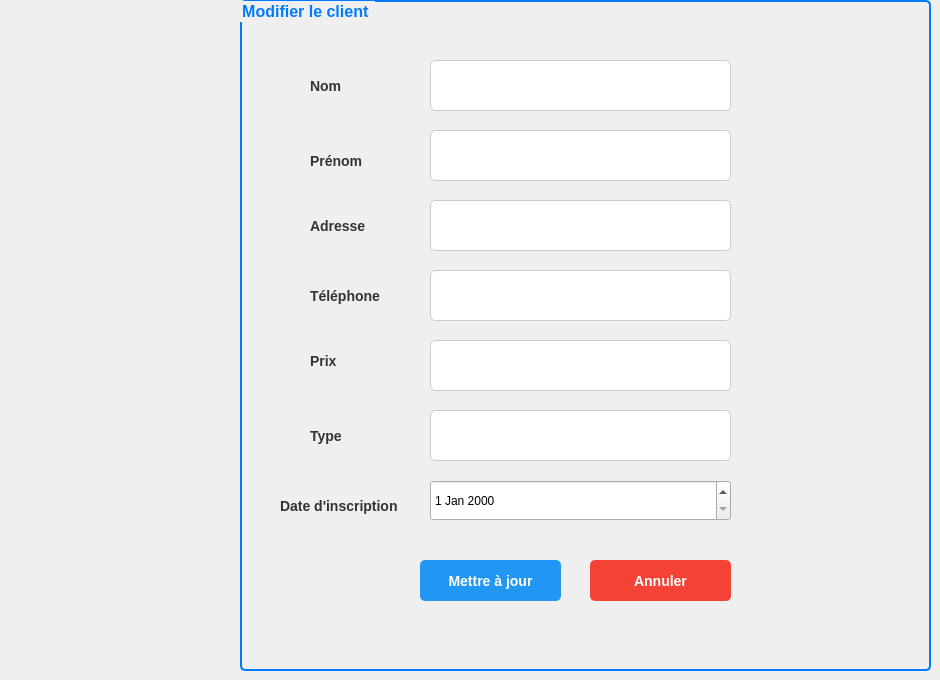
    <widget class="QWidget" name="page_3">
     <widget class="QGroupBox" name="groupBox_2">
      <property name="geometry">
       <rect>
        <x>240</x>
        <y>0</y>
        <width>691</width>
        <height>671</height>
       </rect>
      </property>
      <property name="styleSheet">
       <string notr="true">QGroupBox {
    border: 2px solid #007bff;
    border-radius: 5px;
    padding: 10px;
    font-size: 16px;
    font-weight: bold;
    color: #007bff;
}
</string>
      </property>
      <property name="title">
       <string>Modifier le client </string>
      </property>
      <widget class="QLineEdit" name="lineEdit_nom_modifier">
       <property name="geometry">
        <rect>
         <x>190</x>
         <y>60</y>
         <width>301</width>
         <height>51</height>
        </rect>
       </property>
       <property name="styleSheet">
        <string notr="true">QLineEdit {
    background-color: #ffffff; /* Fond blanc */
    border: 1px solid #cccccc; /* Bordure grise */
    border-radius: 5px; /* Coins arrondis */
    padding: 8px; /* Espace intérieur */
    font-size: 14px; /* Taille de la police */
    color: #333333; /* Couleur du texte gris foncé */
}

QLineEdit:focus {
    border: 2px solid #2196f3; /* Bordure bleue lorsqu'il est sélectionné */
}</string>
       </property>
       <property name="text">
        <string/>
       </property>
      </widget>
      <widget class="QLineEdit" name="lineEdit_prenom_modifier">
       <property name="geometry">
        <rect>
         <x>190</x>
         <y>130</y>
         <width>301</width>
         <height>51</height>
        </rect>
       </property>
       <property name="styleSheet">
        <string notr="true">QLineEdit {
    background-color: #ffffff; /* Fond blanc */
    border: 1px solid #cccccc; /* Bordure grise */
    border-radius: 5px; /* Coins arrondis */
    padding: 8px; /* Espace intérieur */
    font-size: 14px; /* Taille de la police */
    color: #333333; /* Couleur du texte gris foncé */
}

QLineEdit:focus {
    border: 2px solid #2196f3; /* Bordure bleue lorsqu'il est sélectionné */
}</string>
       </property>
       <property name="text">
        <string/>
       </property>
      </widget>
      <widget class="QLineEdit" name="lineEdit_prix_modifier">
       <property name="geometry">
        <rect>
         <x>190</x>
         <y>340</y>
         <width>301</width>
         <height>51</height>
        </rect>
       </property>
       <property name="styleSheet">
        <string notr="true">QLineEdit {
    background-color: #ffffff; /* Fond blanc */
    border: 1px solid #cccccc; /* Bordure grise */
    border-radius: 5px; /* Coins arrondis */
    padding: 8px; /* Espace intérieur */
    font-size: 14px; /* Taille de la police */
    color: #333333; /* Couleur du texte gris foncé */
}

QLineEdit:focus {
    border: 2px solid #2196f3; /* Bordure bleue lorsqu'il est sélectionné */
}</string>
       </property>
       <property name="text">
        <string/>
       </property>
      </widget>
      <widget class="QLineEdit" name="lineEdit_tel_modifier">
       <property name="geometry">
        <rect>
         <x>190</x>
         <y>270</y>
         <width>301</width>
         <height>51</height>
        </rect>
       </property>
       <property name="styleSheet">
        <string notr="true">QLineEdit {
    background-color: #ffffff; /* Fond blanc */
    border: 1px solid #cccccc; /* Bordure grise */
    border-radius: 5px; /* Coins arrondis */
    padding: 8px; /* Espace intérieur */
    font-size: 14px; /* Taille de la police */
    color: #333333; /* Couleur du texte gris foncé */
}

QLineEdit:focus {
    border: 2px solid #2196f3; /* Bordure bleue lorsqu'il est sélectionné */
}</string>
       </property>
       <property name="text">
        <string/>
       </property>
      </widget>
      <widget class="QLineEdit" name="lineEdit_adresse_modifier">
       <property name="geometry">
        <rect>
         <x>190</x>
         <y>200</y>
         <width>301</width>
         <height>51</height>
        </rect>
       </property>
       <property name="styleSheet">
        <string notr="true">QLineEdit {
    background-color: #ffffff; /* Fond blanc */
    border: 1px solid #cccccc; /* Bordure grise */
    border-radius: 5px; /* Coins arrondis */
    padding: 8px; /* Espace intérieur */
    font-size: 14px; /* Taille de la police */
    color: #333333; /* Couleur du texte gris foncé */
}

QLineEdit:focus {
    border: 2px solid #2196f3; /* Bordure bleue lorsqu'il est sélectionné */
}</string>
       </property>
       <property name="text">
        <string/>
       </property>
      </widget>
      <widget class="QLineEdit" name="lineEdit_type_modifier">
       <property name="geometry">
        <rect>
         <x>190</x>
         <y>410</y>
         <width>301</width>
         <height>51</height>
        </rect>
       </property>
       <property name="styleSheet">
        <string notr="true">QLineEdit {
    background-color: #ffffff; /* Fond blanc */
    border: 1px solid #cccccc; /* Bordure grise */
    border-radius: 5px; /* Coins arrondis */
    padding: 8px; /* Espace intérieur */
    font-size: 14px; /* Taille de la police */
    color: #333333; /* Couleur du texte gris foncé */
}

QLineEdit:focus {
    border: 2px solid #2196f3; /* Bordure bleue lorsqu'il est sélectionné */
}</string>
       </property>
       <property name="text">
        <string/>
       </property>
      </widget>
      <widget class="QLabel" name="label_23">
       <property name="geometry">
        <rect>
         <x>70</x>
         <y>60</y>
         <width>111</width>
         <height>51</height>
        </rect>
       </property>
       <property name="styleSheet">
        <string notr="true">QLabel {
    font-size: 14px; /* Taille de la police */
    font-weight: bold; /* Texte en gras */
    color: #333333; /* Couleur du texte gris foncé */
}</string>
       </property>
       <property name="text">
        <string>Nom</string>
       </property>
      </widget>
      <widget class="QLabel" name="label_24">
       <property name="geometry">
        <rect>
         <x>70</x>
         <y>140</y>
         <width>111</width>
         <height>41</height>
        </rect>
       </property>
       <property name="styleSheet">
        <string notr="true">QLabel {
    font-size: 14px; /* Taille de la police */
    font-weight: bold; /* Texte en gras */
    color: #333333; /* Couleur du texte gris foncé */
}</string>
       </property>
       <property name="text">
        <string>Prénom</string>
       </property>
      </widget>
      <widget class="QLabel" name="label_25">
       <property name="geometry">
        <rect>
         <x>70</x>
         <y>210</y>
         <width>121</width>
         <height>31</height>
        </rect>
       </property>
       <property name="styleSheet">
        <string notr="true">QLabel {
    font-size: 14px; /* Taille de la police */
    font-weight: bold; /* Texte en gras */
    color: #333333; /* Couleur du texte gris foncé */
}</string>
       </property>
       <property name="text">
        <string>Adresse</string>
       </property>
      </widget>
      <widget class="QLabel" name="label_26">
       <property name="geometry">
        <rect>
         <x>70</x>
         <y>280</y>
         <width>111</width>
         <height>31</height>
        </rect>
       </property>
       <property name="styleSheet">
        <string notr="true">QLabel {
    font-size: 14px; /* Taille de la police */
    font-weight: bold; /* Texte en gras */
    color: #333333; /* Couleur du texte gris foncé */
}</string>
       </property>
       <property name="text">
        <string>Téléphone</string>
       </property>
      </widget>
      <widget class="QLabel" name="label_27">
       <property name="geometry">
        <rect>
         <x>70</x>
         <y>340</y>
         <width>101</width>
         <height>41</height>
        </rect>
       </property>
       <property name="styleSheet">
        <string notr="true">QLabel {
    font-size: 14px; /* Taille de la police */
    font-weight: bold; /* Texte en gras */
    color: #333333; /* Couleur du texte gris foncé */
}</string>
       </property>
       <property name="text">
        <string>Prix</string>
       </property>
      </widget>
      <widget class="QLabel" name="label_28">
       <property name="geometry">
        <rect>
         <x>70</x>
         <y>410</y>
         <width>111</width>
         <height>51</height>
        </rect>
       </property>
       <property name="styleSheet">
        <string notr="true">QLabel {
    font-size: 14px; /* Taille de la police */
    font-weight: bold; /* Texte en gras */
    color: #333333; /* Couleur du texte gris foncé */
}</string>
       </property>
       <property name="text">
        <string>Type</string>
       </property>
      </widget>
      <widget class="QPushButton" name="modifierClient">
       <property name="geometry">
        <rect>
         <x>180</x>
         <y>560</y>
         <width>141</width>
         <height>41</height>
        </rect>
       </property>
       <property name="styleSheet">
        <string notr="true">QPushButton {
    background-color: #2196f3; /* Fond bleu */
    color: white; /* Texte blanc */
    font-size: 14px; /* Taille de la police */
    font-weight: bold; /* Texte en gras */
    border: none; /* Pas de bordure */
    border-radius: 5px; /* Coins arrondis */
    padding: 10px 20px; /* Espace intérieur */
}

QPushButton:hover {
    background-color: #1976d2; /* Fond bleu foncé au survol */
}

QPushButton:pressed {
    background-color: #0d47a1; /* Fond bleu très foncé au clic */
}</string>
       </property>
       <property name="text">
        <string>Mettre à jour</string>
       </property>
      </widget>
      <widget class="QPushButton" name="pushButton_12">
       <property name="geometry">
        <rect>
         <x>350</x>
         <y>560</y>
         <width>141</width>
         <height>41</height>
        </rect>
       </property>
       <property name="styleSheet">
        <string notr="true">QPushButton {
    background-color: #f44336; /* Fond rouge */
    color: white; /* Texte blanc */
    font-size: 14px; /* Taille de la police */
    font-weight: bold; /* Texte en gras */
    border: none; /* Pas de bordure */
    border-radius: 5px; /* Coins arrondis */
    padding: 10px 20px; /* Espace intérieur */
}

QPushButton:hover {
    background-color: #d32f2f; /* Fond rouge foncé au survol */
}

QPushButton:pressed {
    background-color: #b71c1c; /* Fond rouge très foncé au clic */
}</string>
       </property>
       <property name="text">
        <string>Annuler</string>
       </property>
      </widget>
      <widget class="QLabel" name="label_29">
       <property name="geometry">
        <rect>
         <x>40</x>
         <y>480</y>
         <width>141</width>
         <height>51</height>
        </rect>
       </property>
       <property name="styleSheet">
        <string notr="true">QLabel {
    font-size: 14px; /* Taille de la police */
    font-weight: bold; /* Texte en gras */
    color: #333333; /* Couleur du texte gris foncé */
}</string>
       </property>
       <property name="text">
        <string>Date d'inscription</string>
       </property>
      </widget>
      <widget class="QDateEdit" name="dateEdit_inscription_modifier">
       <property name="geometry">
        <rect>
         <x>190</x>
         <y>480</y>
         <width>301</width>
         <height>41</height>
        </rect>
       </property>
      </widget>
     </widget>
    </widget>
